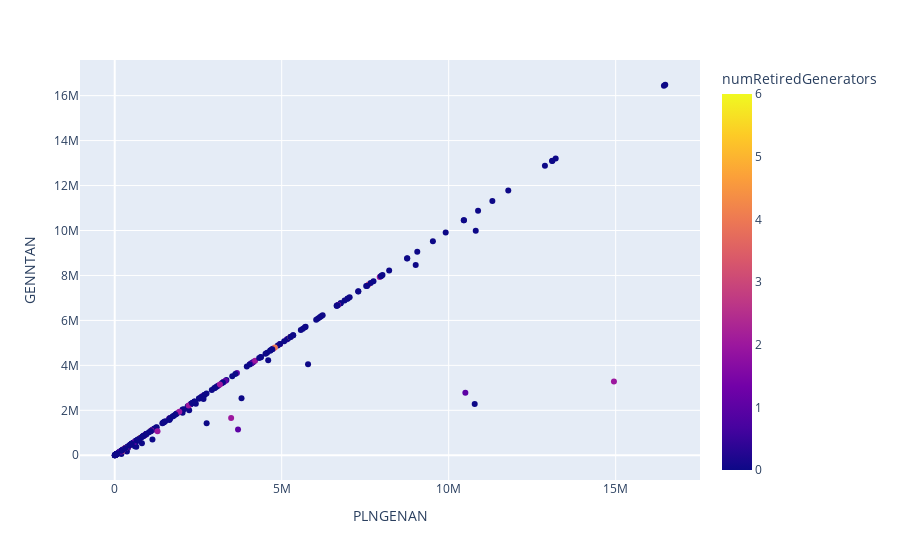

The code cell stored with this chart in its notebook:
### Code cell
import plotly.express as px

px.scatter(data_frame=dfc2, x = dfc2['PLNGENAN'], y = dfc2['GENNTAN'], color = dfc2['numRetiredGenerators'], hover_name = dfc2['label'])

### Figure 1 — Plotly figure (JSON) as saved in the notebook; plotly's stock layout.template omitted (floating-point values rounded to 4 significant figures; data arrays with more than 128 entries replaced by an {"elided": "..."} marker saying what was removed)
{"data": [{"hovertemplate": "<b>%{hovertext}</b><br><br>PLNGENAN=%{x}<br>GENNTAN=%{y}<br>numRetiredGenerators=%{marker.color}<extra></extra>", "hovertext": {"elided": "264 str values"}, "legendgroup": "", "marker": {"color": {"elided": "264 int values"}, "coloraxis": "coloraxis", "symbol": "circle"}, "mode": "markers", "name": "", "orientation": "v", "showlegend": false, "type": "scatter", "x": {"elided": "264 float values"}, "xaxis": "x", "y": {"elided": "264 float values"}, "yaxis": "y"}], "layout": {"coloraxis": {"colorbar": {"title": {"text": "numRetiredGenerators"}}, "colorscale": [[0, "#0d0887"], [0.1111, "#46039f"], [0.2222, "#7201a8"], [0.3333, "#9c179e"], [0.4444, "#bd3786"], [0.5556, "#d8576b"], [0.6667, "#ed7953"], [0.7778, "#fb9f3a"], [0.8889, "#fdca26"], [1, "#f0f921"]]}, "legend": {"tracegroupgap": 0}, "margin": {"t": 60}, "xaxis": {"anchor": "y", "domain": [0, 1], "title": {"text": "PLNGENAN"}}, "yaxis": {"anchor": "x", "domain": [0, 1], "title": {"text": "GENNTAN"}}}}
